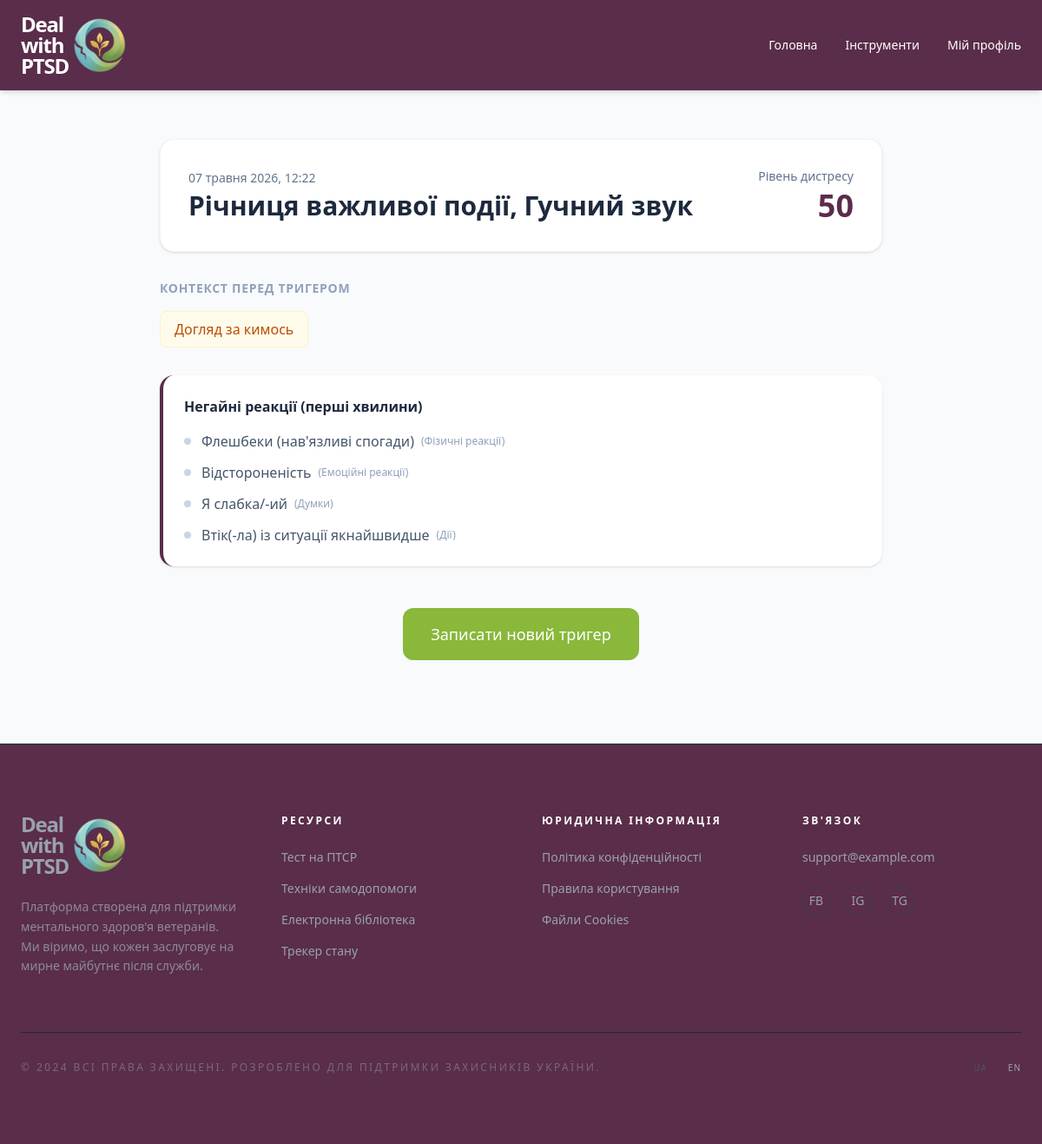
The app's page /tools/triggers/summary/6/ (signed in) with its own data.
### tools/models.py (models this page shows, shortened)
class TriggerLog(models.Model):
    user = models.ForeignKey(settings.AUTH_USER_MODEL, on_delete=models.CASCADE, related_name='trigger_logs')
    created_at = models.DateTimeField(auto_now_add=True)
    triggers = models.ManyToManyField(TriggerOption, blank=True)
    custom_trigger = models.CharField(max_length=255, blank=True, help_text="Якщо користувач ввів свій варіант")
    distress_level = models.PositiveIntegerField(default=0)
    contexts = models.ManyToManyField(ContextOption, blank=True)
    custom_context = models.CharField(max_length=255, blank=True)
    class Meta:
        ordering = ['-created_at']

class TriggerOption(models.Model):
    name = models.CharField(max_length=255)
    user = models.ForeignKey(settings.AUTH_USER_MODEL, on_delete=models.CASCADE, null=True, blank=True)

class ContextOption(models.Model):
    name = models.CharField(max_length=255)
    user = models.ForeignKey(settings.AUTH_USER_MODEL, on_delete=models.CASCADE, null=True, blank=True)

class LogReaction(models.Model):
    log = models.ForeignKey(TriggerLog, on_delete=models.CASCADE, related_name='reactions')
    reaction = models.ForeignKey(ReactionOption, on_delete=models.CASCADE)
    timeframe = models.CharField(max_length=15, choices=Timeframe.choices)

class ReactionOption(models.Model):
    name = models.CharField(max_length=255)
    category = models.CharField(max_length=20, choices=TriggerCategory.choices)
    user = models.ForeignKey(settings.AUTH_USER_MODEL, on_delete=models.CASCADE, null=True, blank=True)

### tools/views.py (the view)
# urls.py: path('triggers/summary/<int:log_id>/', views.trigger_summary_view, name='trigger_summary'),
@login_required
def trigger_summary_view(request, log_id):
    log = get_object_or_404(TriggerLog, id=log_id, user=request.user)
    context = {
        'log': log,
        'immediate_reactions': log.reactions.filter(timeframe=Timeframe.IMMEDIATE).select_related('reaction'),
        'short_term_reactions': log.reactions.filter(timeframe=Timeframe.SHORT_TERM).select_related('reaction'),
        'long_term_reactions': log.reactions.filter(timeframe=Timeframe.LONG_TERM).select_related('reaction'),
    }
    return render(request, 'tools/trigger_summary.html', context)

### tools/templates/tools/trigger_summary.html (shortened to what this page needs)
{% extends "base.html" %}
{% block content %}
    <div class="bg-slate-50 min-h-screen pt-36 md:pt-40 pb-24">
        <div class="max-w-4xl mx-auto px-4 sm:px-6 lg:px-8">
            <div class="bg-white p-8 rounded-2xl shadow-sm border border-slate-100 mb-8 flex justify-between items-center">
                <div>
                    <p class="text-sm text-slate-500 mb-1">{{ log.created_at|date:"d E Y, H:i" }}</p>
                    <h1 class="text-3xl font-bold text-slate-800">
                        {% for t in log.triggers.all %}{{ t.name }}{% if not forloop.last %}, {% endif %}{% endfor %}
                    </h1>
                </div>
                <div class="text-right">
                    <p class="text-sm text-slate-500 mb-1">Рівень дистресу</p>
                    <div class="text-4xl font-bold text-[#5a2d4a]">{{ log.distress_level }}</div>
                </div>
            </div>
            {% if log.contexts.exists or log.custom_context %}
                <div class="mb-8">
                    <h3 class="text-sm font-bold text-slate-400 uppercase tracking-wider mb-4">Контекст перед тригером</h3>
                    <div class="flex flex-wrap gap-2">
                        {% for ctx in log.contexts.all %}
                            <span class="px-4 py-2 bg-amber-50 text-amber-700 rounded-lg font-medium border border-amber-100">{{ ctx.name }}</span>
                        {% endfor %}
                    </div>
                </div>
            {% endif %}
            <div class="space-y-6">
                {% if immediate_reactions %}
                    <div class="bg-white p-6 rounded-2xl shadow-sm border-l-4 border-[#5a2d4a]">
                        <h3 class="font-bold text-slate-800 mb-4">Негайні реакції (перші хвилини)</h3>
                        <ul class="space-y-3">
                            {% for lr in immediate_reactions %}
                                <li class="flex items-center text-slate-600">
                                    <div class="w-2 h-2 rounded-full bg-slate-300 mr-3"></div>
                                    <span class="font-medium">{{ lr.reaction.name }}</span>
                                    <span class="ml-2 text-xs text-slate-400">
                            {% if lr.reaction.category == 'PHYSICAL' %}(Фізичні реакції)
                            {% elif lr.reaction.category == 'EMOTIONAL' %}(Емоційні реакції)
                            {% elif lr.reaction.category == 'THINKING' %}(Думки)
                            {% elif lr.reaction.category == 'ACTION' %}(Дії)
                            {% else %}({{ lr.reaction.get_category_display }}){% endif %}
                        </span>
                                </li>
                            {% endfor %}
                        </ul>
                    </div>
                {% endif %}
            </div>
            <div class="mt-12 text-center">
                <a href="{% url 'tools:trigger_map' %}" class="inline-flex items-center justify-center px-8 py-4 text-lg font-medium text-white transition-all duration-300 bg-[#89b83a] rounded-xl hover:bg-[#76a030] hover:shadow-lg">
                    Записати новий тригер
                </a>
            </div>
        </div>
    </div>
{% endblock %}

### records on screen
TriggerLog: created_at "07 травня 2026, 12:22", distress_level "50"
TriggerOption: name "Річниця важливої події"
TriggerOption: name "Гучний звук"
ContextOption: name "Догляд за кимось"
LogReaction: reaction.name "Флешбеки (нав'язливі спогади)", shows "(Фізичні реакції)"
LogReaction: reaction.name "Відстороненість", shows "(Емоційні реакції)"
LogReaction: reaction.name "Я слабка/-ий", shows "(Думки)"
LogReaction: reaction.name "Втік(-ла) із ситуації якнайшвидше", shows "(Дії)"
